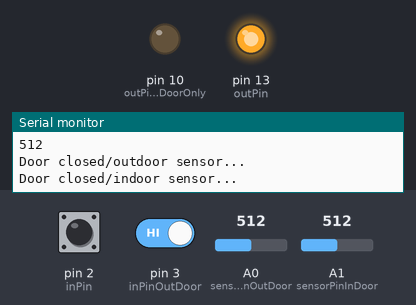
This sketch was run on a simulated Arduino Uno, built with avr-gcc and run on an emulated ATmega328P. Shown: output pins drawn as LEDs (lit = HIGH), the last lines printed to the serial monitor. Dashed ring = blinking. The test bench sets the inputs (shaded band); at power-on: pin 2 (inPin) HIGH, pin 3 (inPinOutDoor) HIGH, A0 (sensorPinOutDoor) = 512, A1 (sensorPinInDoor) = 512.

Above: at 1.2 s.
1.3 s: pin 2 (inPin) pulled LOW for 0.15 s
At 2.1 s:
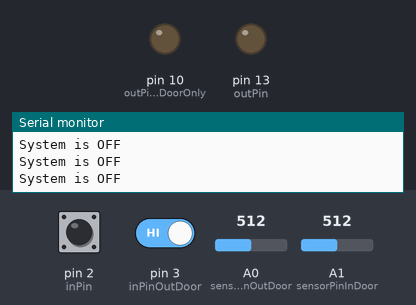
2.9 s: pin 2 (inPin) pulled LOW for 1 s
At 4.2 s:
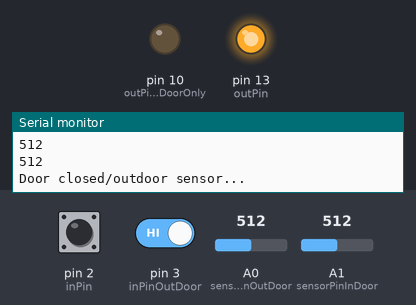
6.9 s: pin 3 (inPinOutDoor) driven LOW
At 7.5 s:
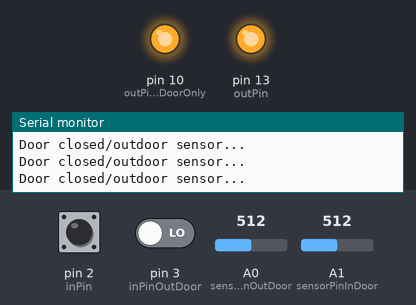
10.5 s: pin 2 (inPin) pulled LOW for 3.2 s
At 11.9 s:
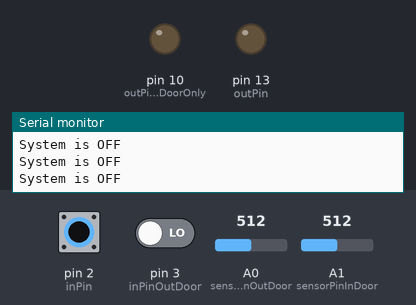
15.2 s: pin 2 (inPin) pulsed LOW 5 times (0.12 s each, 0.3 s apart)
At 15.99 s:
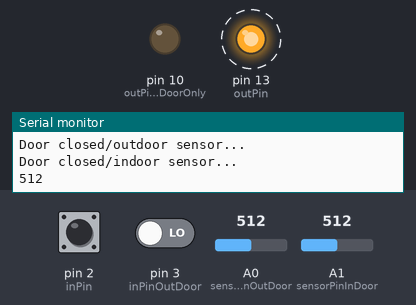
Timing chart, 0 to 18.2 s (numbered marks = the images above; inputs shaded):
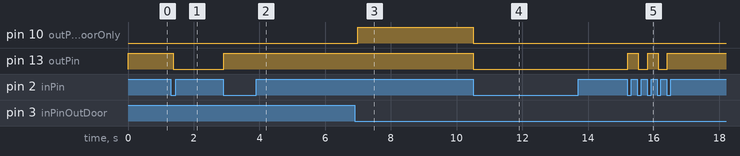

The sketch:

CatDoor.ino
```cpp
/*
 Name:		CatDoor.ino
 Created:	2/09/2018 09:18:25 PM
 Author:	Housame Oueslati
*/

int sensorPinOutDoor = A0; // select the input pin for LDR for the outdoor
int sensorPinInDoor = A1; // select the input pin for LDR for the indoor

int sensorValueOutDoor = 0; // variable to store the value coming from the sensor for OutDoor
int sensorValueInDoor = 0; // variable to store the value coming from the sensor for IutDoor

int inPin = 2;         // the number of the input pin
int inPinOutDoor = 3;     // the number of the input pin ONLY OutDoor
int outPin = 13;       // the number of the output pin for the startButton
int outPinOutDoorOnly = 10;  // the number of the output pin for the startButton for ONLY outdoor

int sensorOutPinOutDoor = 12; // the number of the output pin for the sensor of the outdoor
int sensorOutPinInDoor = 11; // the number of the output pin for the sensor of the indoor

int state = HIGH;      // the current state of the output pin
int stateOutDoor = LOW; // the current state of the output pin for OutDoor ONLY

int reading;           // the current reading from the input pin
int previous = LOW;    // the previous reading from the input pin
int readingOutDoor;           // the current reading from the input pin for OutDoor ONLY
int previousOutDoor = LOW;    // the previous reading from the input pin for OutDoor ONLY

							  // the follow variables are long's because the time, measured in miliseconds,
							  // will quickly become a bigger number than can be stored in an int.
long time = 0;         // the last time the output pin was toggled
long timeOutDoor = 0;
long debounce = 200;
// variables will change:
void setup() {
	Serial.begin(9600); //sets serial port for communication
	pinMode(inPin, INPUT_PULLUP);
	pinMode(outPin, OUTPUT);
	pinMode(inPinOutDoor, INPUT_PULLUP);
	pinMode(outPinOutDoorOnly, OUTPUT);
}
void loop() {
	// -----------Button on/off------------
	reading = digitalRead(inPin);

	// if the input just went from LOW and HIGH and we've waited long enough
	// to ignore any noise on the circuit, toggle the output pin and remember
	// the time
	if (reading == LOW && previous == HIGH && millis() - time > debounce) {
		if (state == HIGH)
		{
			// The hole system will shut down
			state = LOW;
			//Making sure that the outdoor will also shut down
			stateOutDoor = LOW;
			Serial.println("OFF");
		}
		else
		{
			state = HIGH;
			Serial.println("ON");
		}
		time = millis();
	}
	if (state == HIGH)
	{
		readingOutDoor = digitalRead(inPinOutDoor);

		if (readingOutDoor == LOW && previousOutDoor == HIGH && millis() - timeOutDoor > debounce)
		{

			Serial.println("Second btn pushed");
			if (stateOutDoor == LOW)
			{
				//ONLY entrance is permitted
				stateOutDoor = HIGH;
				Serial.println("Only OutDoor is ON...");
			}
			else
			{
				stateOutDoor = LOW;
				Serial.println("Only OutDoor is OFF...");
			}
			timeOutDoor = millis();
		}

	}

	digitalWrite(outPin, state);
	digitalWrite(outPinOutDoorOnly, stateOutDoor);

	previous = reading;
	previousOutDoor = readingOutDoor;

	//---------- Sensor && output led------------------
	if (state == HIGH)
	{
		if (stateOutDoor == LOW)
		{
			sensorValueOutDoor = analogRead(sensorPinOutDoor); // read the value from the sensor OutDoor
			sensorValueInDoor = analogRead(sensorPinInDoor); // read the value from the sensor InDoor

			Serial.println(sensorValueOutDoor); //prints the values coming from the sensor on the screen OutDoor
			Serial.println(sensorValueInDoor); //prints the values coming from the sensor on the screen InDoor

			delay(100);
			if (sensorValueOutDoor > 500)
			{
				digitalWrite(sensorOutPinOutDoor, HIGH);
				Serial.println("Door closed/outdoor sensor...");
			}
			if (sensorValueOutDoor < 500)
			{
				digitalWrite(sensorOutPinOutDoor, LOW);
				Serial.println("The cat is coming in/outdoor sensor...");
			}
			if (sensorValueInDoor > 500)
			{
				digitalWrite(sensorOutPinInDoor, HIGH);
				Serial.println("Door closed/indoor sensor...");
			}
			if (sensorValueInDoor < 500)
			{
				digitalWrite(sensorOutPinInDoor, LOW);
				Serial.println("The cat is going out/outdoor sensor...");
			}
		}
		else
		{
			sensorValueOutDoor = analogRead(sensorPinOutDoor); // read the value from the sensor OutDoor
			delay(100);
			if (sensorValueOutDoor > 500)
			{
				digitalWrite(sensorOutPinOutDoor, HIGH);
				Serial.println("Door closed/outdoor sensor...");
			}
			if (sensorValueOutDoor < 500)
			{
				digitalWrite(sensorOutPinOutDoor, LOW);
				Serial.println("The cat is coming in/outdoor sensor...");
			}
		}

	}
	else
	{
		Serial.println("System is OFF");
	}
	//----------------------------------------------
}
```

Measured:
- after the input at 1.3 s, pin 13 (outPin): HIGH → LOW after 0.08 s
- after the input at 2.9 s, pin 13 (outPin): LOW → HIGH at once
- after the input at 6.9 s, pin 10 (outPinOutDoorOnly): LOW → HIGH after 0.09 s
- after the input at 10.5 s, pin 10 (outPinOutDoorOnly), pin 13 (outPin): HIGH → LOW at once
- after the input at 15.2 s, pin 13 (outPin): alternates HIGH for 0.32 s and LOW for 0.28 s, 5 changes in all, then stays HIGH, starting at once
